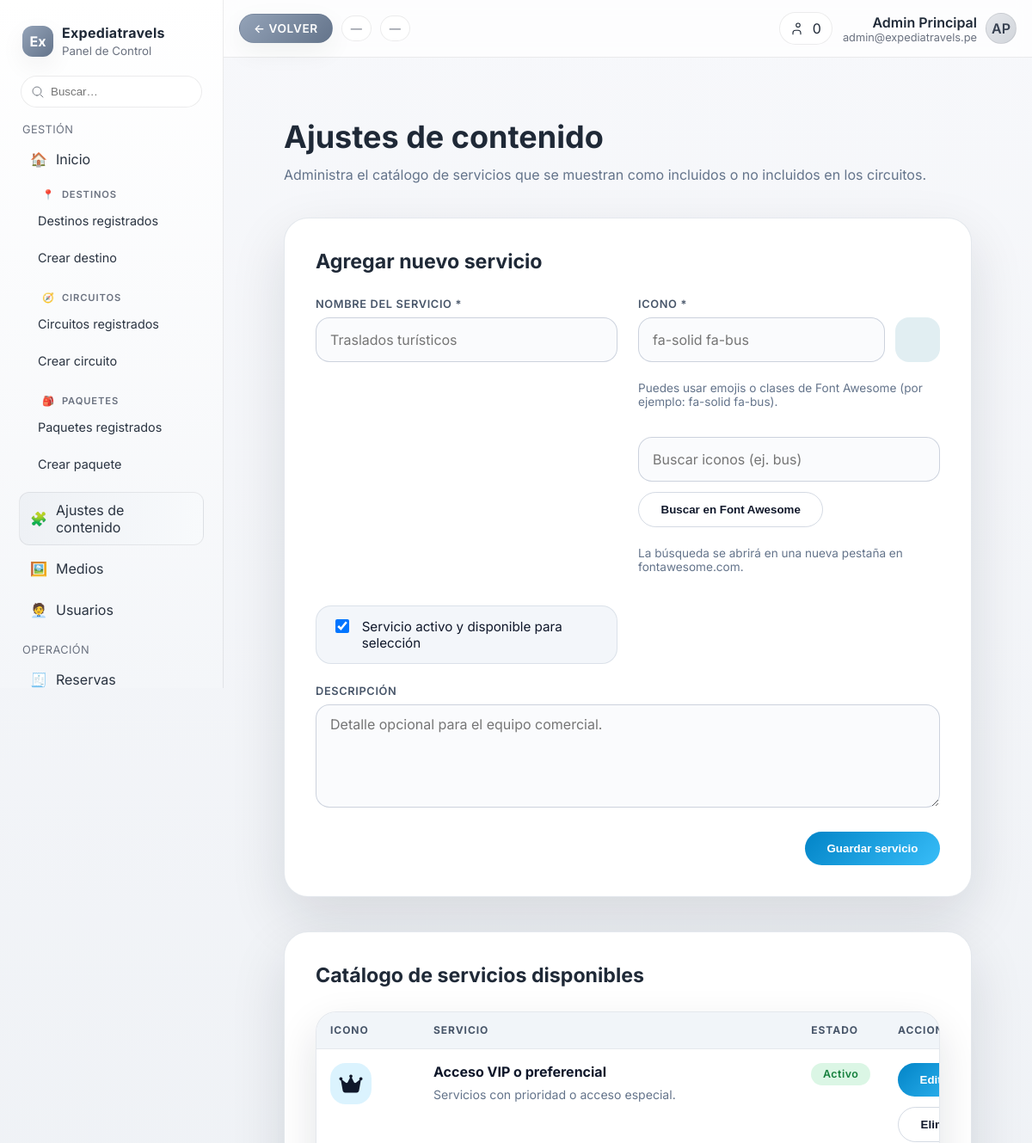
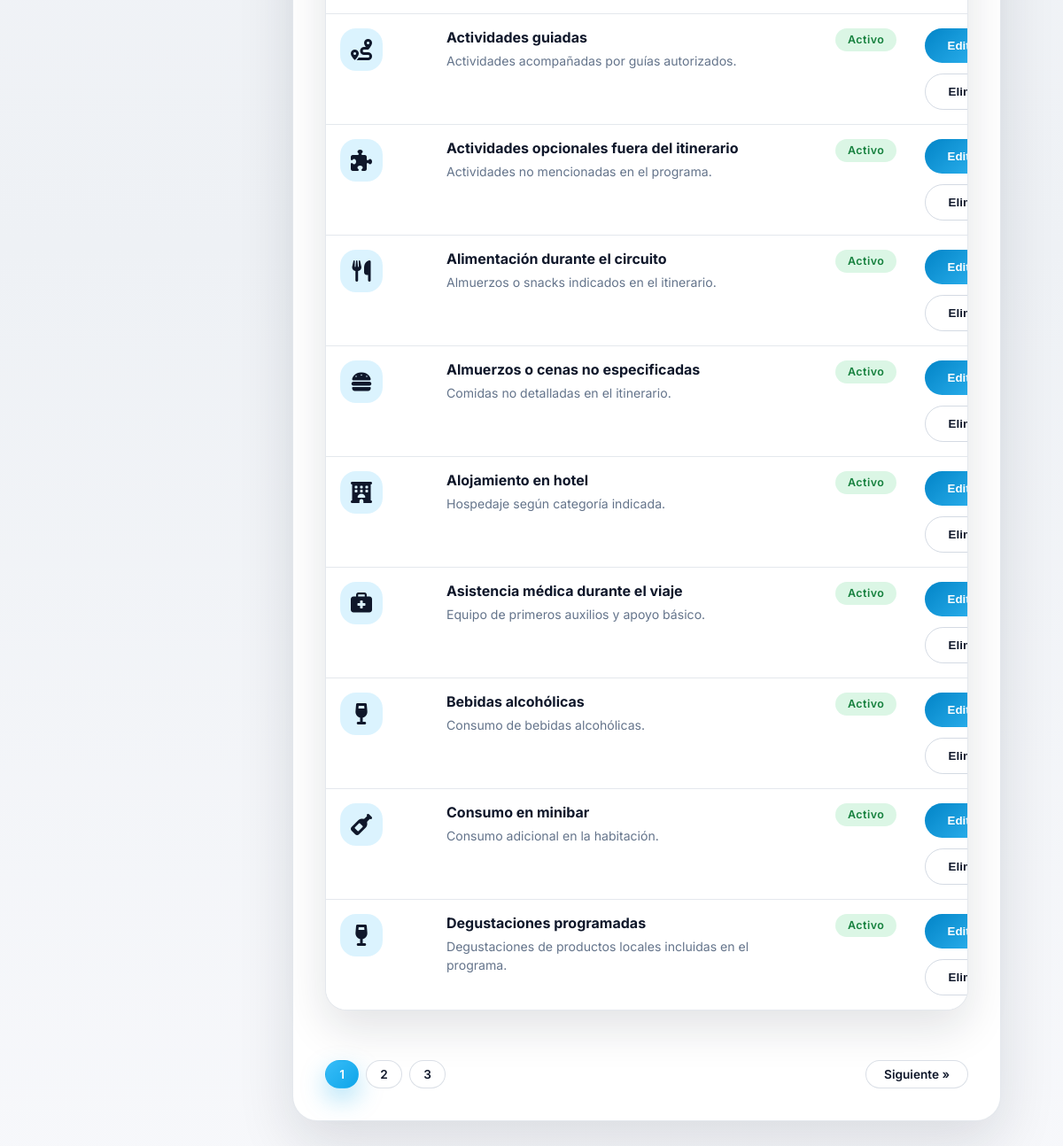
The app's page /administracion/ajustes_contenido.php with its own data (2 pictures, top to bottom).
### tables this page shows
CREATE TABLE servicios_catalogo (
    id INT AUTO_INCREMENT PRIMARY KEY,
    nombre VARCHAR(150) NOT NULL,
    icono VARCHAR(120) DEFAULT NULL,
    descripcion VARCHAR(255) DEFAULT NULL,
    activo TINYINT(1) NOT NULL DEFAULT 1,
    creado_en TIMESTAMP DEFAULT CURRENT_TIMESTAMP,
    actualizado_en TIMESTAMP DEFAULT CURRENT_TIMESTAMP ON UPDATE CURRENT_TIMESTAMP
);

### app/Repositorios/RepositorioServicios.php (called while the page is built, shortened)
<?php
class RepositorioServicios
{
    public function listar(): array
    {
        try {
            $pdo = Conexion::obtener();
            $consulta = $pdo->query('SELECT id, nombre, icono, descripcion, activo, creado_en, actualizado_en FROM servicios_catalogo ORDER BY nombre');
            $filas = $consulta !== false ? $consulta->fetchAll(PDO::FETCH_ASSOC) : [];
            return array_map(fn (array $fila): array => $this->mapear($fila), $filas);
        } catch (PDOException $exception) {
            return [];
        }
    }
    private function mapear(array $fila): array
    {
        return [
            'id' => (int) ($fila['id'] ?? 0),
            'nombre' => trim((string) ($fila['nombre'] ?? '')),
            'icono' => trim((string) ($fila['icono'] ?? '')),
            'descripcion' => isset($fila['descripcion']) && $fila['descripcion'] !== null ? (string) $fila['descripcion'] : null,
            'activo' => (bool) ($fila['activo'] ?? false),
            'creado_en' => $fila['creado_en'] ?? null,
            'actualizado_en' => $fila['actualizado_en'] ?? null,
        ];
    }
}

### administracion/ajustes_contenido.php (the view, shortened to what this page needs)
<?php
$repositorioServicios = new RepositorioServicios();
$servicios = $repositorioServicios->listar();
$paginaSolicitada = filter_input(INPUT_GET, 'page', FILTER_VALIDATE_INT, [
    'options' => ['default' => 1, 'min_range' => 1],
]);
$serviciosPorPagina = 10;
$totalServicios = count($servicios);
$totalPaginas = max(1, (int) ceil($totalServicios / $serviciosPorPagina));
$paginaActual = min($paginaSolicitada ?? 1, $totalPaginas);
$offset = ($paginaActual - 1) * $serviciosPorPagina;
$serviciosPaginados = array_slice($servicios, $offset, $serviciosPorPagina);
require __DIR__ . '/plantilla/cabecera.php';
?>
<div class="admin-wrapper">
    <header class="admin-header">
        <h1>Ajustes de contenido</h1>
        <p>Administra el catálogo de servicios que se muestran como incluidos o no incluidos en los circuitos.</p>
    </header>
    <section class="admin-card">
        <h2>Agregar nuevo servicio</h2>
        <form method="post" class="service-create-form">
            <div class="service-create-form__grid">
                <div class="admin-field">
                    <label for="nuevo_nombre">Nombre del servicio *</label>
                    <input type="text" id="nuevo_nombre" name="nombre" placeholder="Traslados turísticos" required />
                </div>
                <div class="admin-field service-create-form__icon-field">
                    <label for="nuevo_icono">Icono *</label>
                    <div class="service-create-form__icon-input">
                        <input type="text" id="nuevo_icono" name="icono" maxlength="64" placeholder="fa-solid fa-bus" required data-icon-preview-target="#nuevo_icono_preview" />
                        <div class="icon-preview" id="nuevo_icono_preview" data-icon-preview data-icon-fallback="⦿" aria-hidden="true"></div>
                    </div>
                    <p class="admin-help">Puedes usar emojis o clases de Font Awesome (por ejemplo: fa-solid fa-bus).</p>
                    <div class="icon-picker-search" data-icon-search-container>
                        <input type="search" class="icon-picker-search__input" placeholder="Buscar iconos (ej. bus)" aria-label="Buscar iconos en Font Awesome" data-icon-search-input />
                        <button type="button" class="admin-button secondary icon-picker-search__button" data-icon-search-button data-icon-search-target="#nuevo_icono">Buscar en Font Awesome</button>
                    </div>
                    <p class="admin-help">La búsqueda se abrirá en una nueva pestaña en fontawesome.com.</p>
                </div>
                <div class="service-create-form__availability">
                    <label class="admin-checkbox">
                        <input type="checkbox" name="activo" value="1" checked />
                        <span>Servicio activo y disponible para selección</span>
                    </label>
                </div>
                <div class="admin-field service-create-form__description">
                    <label for="nuevo_descripcion">Descripción</label>
                    <textarea id="nuevo_descripcion" name="descripcion" rows="3" placeholder="Detalle opcional para el equipo comercial."></textarea>
                </div>
            </div>
            <div class="service-create-form__actions">
                <button type="submit" class="admin-button">Guardar servicio</button>
            </div>
        </form>
    </section>
    <section class="admin-card">
        <h2>Catálogo de servicios disponibles</h2>
        <?php if (empty($servicios)): ?>
            <p class="admin-help">Aún no registras servicios. Agrega tus primeras opciones para mostrarlas en los circuitos.</p>
        <?php else: ?>
            <?php $queryBase = $_GET; unset($queryBase['page']); ?>
            <div class="admin-table-wrapper">
                <table class="admin-table content-services-table">
                    <thead>
                        <tr>
                            <th scope="col">Icono</th>
                            <th scope="col">Servicio</th>
                            <th scope="col">Estado</th>
                            <th scope="col" class="content-services-table__actions-heading">Acciones</th>
                        </tr>
                    </thead>
                    <tbody>
                        <?php foreach ($serviciosPaginados as $servicio):
                            $serviceId = (int) ($servicio['id'] ?? 0);
                            $serviceNombre = (string) ($servicio['nombre'] ?? '');
                            $serviceIcono = (string) ($servicio['icono'] ?? '');
                            $serviceDescripcion = (string) ($servicio['descripcion'] ?? '');
                            $serviceActivo = !empty($servicio['activo']);
                            $iconPreviewId = 'icono_preview_' . $serviceId;
                        ?>
                            <tr>
                                <td class="content-services-table__icon-cell">
                                    <span class="content-services-table__icon" id="<?= htmlspecialchars($iconPreviewId, ENT_QUOTES); ?>" data-icon-preview data-icon-fallback="⦿" aria-hidden="true">
                                        <?php if ($serviceIcono !== '' && str_contains($serviceIcono, 'fa-')): ?>
                                            <i class="<?= htmlspecialchars($serviceIcono, ENT_QUOTES); ?>" aria-hidden="true"></i>
                                        <?php else: ?>
                                            <?= $serviceIcono !== '' ? htmlspecialchars($serviceIcono) : '⦿'; ?>
                                        <?php endif; ?>
                                    </span>
                                </td>
                                <td>
                                    <div class="content-services-table__service">
                                        <strong class="content-services-table__name"><?= htmlspecialchars($serviceNombre, ENT_QUOTES); ?></strong>
                                        <?php if ($serviceDescripcion !== ''): ?>
                                            <p class="content-services-table__description"><?= nl2br(htmlspecialchars($serviceDescripcion, ENT_QUOTES)); ?></p>
                                        <?php endif; ?>
                                    </div>
                                </td>
                                <td>
                                    <span class="content-services-table__status<?= $serviceActivo ? ' is-active' : ' is-inactive'; ?>"><?= $serviceActivo ? 'Activo' : 'Inactivo'; ?></span>
                                </td>
                                <td>
                                    <div class="content-services-table__actions">
                                        <button type="button" class="admin-button" data-edit-service data-service-id="<?= $serviceId; ?>" data-service-nombre="<?= htmlspecialchars($serviceNombre, ENT_QUOTES); ?>" data-service-icono="<?= htmlspecialchars($serviceIcono, ENT_QUOTES); ?>" data-service-descripcion="<?= htmlspecialchars($serviceDescripcion, ENT_QUOTES); ?>" data-service-activo="<?= $serviceActivo ? '1' : '0'; ?>" data-service-icon-preview="#<?= htmlspecialchars($iconPreviewId, ENT_QUOTES); ?>">Editar</button>
                                        <form method="post" class="content-services-table__delete-form" onsubmit="return confirm('¿Eliminar el servicio seleccionado?');">
                                            <button type="submit" class="admin-button secondary content-services-table__delete-button">Eliminar</button>
                                        </form>
                                    </div>
                                </td>
                            </tr>
                        <?php endforeach; ?>
                    </tbody>
                </table>
            </div>
            <?php if ($totalPaginas > 1): ?>
                <nav class="admin-pagination" aria-label="Paginación de servicios">
                    <ul class="admin-pagination__list">
                        <?php for ($pagina = 1; $pagina <= $totalPaginas; $pagina++):
                            $pageQuery = $queryBase;
                            $pageQuery['page'] = $pagina;
                            $pageHref = '?' . http_build_query($pageQuery);
                        ?>
                            <li>
                                <a class="admin-pagination__link<?= $pagina === $paginaActual ? ' is-active' : ''; ?>" href="<?= htmlspecialchars($pageHref, ENT_QUOTES); ?>"<?= $pagina === $paginaActual ? ' aria-current="page"' : ''; ?>><?= $pagina; ?></a>
                            </li>
                        <?php endfor; ?>
                    </ul>
                    <?php if ($paginaActual < $totalPaginas): ?>
                        <?php $nextQuery = $queryBase; $nextQuery['page'] = $paginaActual + 1; $nextHref = '?' . http_build_query($nextQuery); ?>
                        <a class="admin-pagination__link admin-pagination__link--next" href="<?= htmlspecialchars($nextHref, ENT_QUOTES); ?>">Siguiente &raquo;</a>
                    <?php endif; ?>
                </nav>
            <?php endif; ?>
        <?php endif; ?>
    </section>
</div>

### administracion/recursos/dashboard.css (style rules this page uses)
:root { --bg: #f4f6f9; --card: #ffffff; --card-2: #f0f2f5; --text: #1f2937; --muted: #6b7280; --brand: #64748b; --brand-2: #94a3b8; --ok: #16a34a; --warn: #d97706; --danger: #dc2626; --border: rgba(2, 6, 23, 0.08); --shadow: 0 10px 30px rgba(2, 6, 23, 0.06); --radius: 16px; }
* { box-sizing: border-box; }
html, body { height: 100%; }
body { margin: 0; font-family: "Inter", system-ui, -apple-system, Segoe UI, Roboto, Helvetica, Arial, sans-serif; color: var(--text); background: linear-gradient(180deg, #f7f8fb 0%, #eef1f5 60%, #f7f8fb 100%); }

### records on screen
servicios_catalogo: nombre "Acceso VIP o preferencial", descripcion "Servicios con prioridad o acceso especial.", activo "Activo"
servicios_catalogo: nombre "Actividades guiadas", descripcion "Actividades acompañadas por guías autorizados.", activo "Activo"
servicios_catalogo: nombre "Actividades opcionales fuera del itinerario", descripcion "Actividades no mencionadas en el programa.", activo "Activo"
servicios_catalogo: nombre "Alimentación durante el circuito", descripcion "Almuerzos o snacks indicados en el itinerario.", activo "Activo"
servicios_catalogo: nombre "Almuerzos o cenas no especificadas", descripcion "Comidas no detalladas en el itinerario.", activo "Activo"
servicios_catalogo: nombre "Alojamiento en hotel", descripcion "Hospedaje según categoría indicada.", activo "Activo"
servicios_catalogo: nombre "Asistencia médica durante el viaje", descripcion "Equipo de primeros auxilios y apoyo básico.", activo "Activo"
servicios_catalogo: nombre "Bebidas alcohólicas", descripcion "Consumo de bebidas alcohólicas.", activo "Activo"
servicios_catalogo: nombre "Consumo en minibar", descripcion "Consumo adicional en la habitación.", activo "Activo"
servicios_catalogo: nombre "Degustaciones programadas", descripcion "Degustaciones de productos locales incluidas en el programa.", activo "Activo"

### other values on screen
$panelNombreAdmin "Admin Principal"
$panelCorreoAdmin "admin@expediatravels.pe"
$panelInicialesAdmin "AP"
